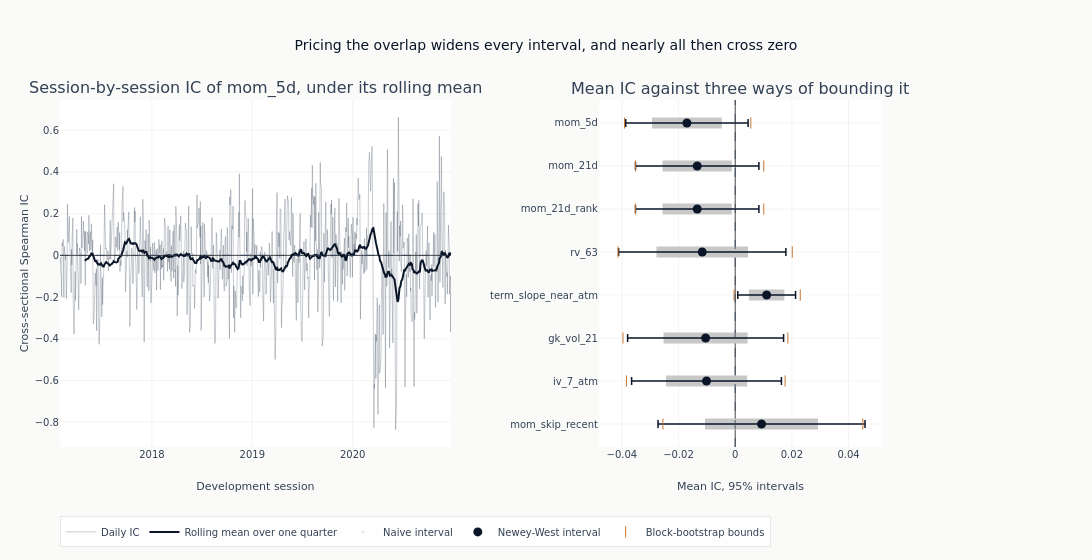

The notebook cell saved with this chart:
### Code cell
if leader:
    leader_series = (
        ic_timeseries[leader]
        .sort(DATE_COL)
        .with_columns(pl.col("ic").rolling_mean(IC_ROLLING_WINDOW).alias("rolling"))
    )
    interval_features = list(reversed(leaders))
    interval_means = [ic_uncertainty[name]["mean_ic"] for name in interval_features]
    fig = make_subplots(
        rows=1,
        cols=2,
        column_widths=[0.58, 0.42],
        subplot_titles=(
            f"Session-by-session IC of {leader}, under its rolling mean",
            "Mean IC against three ways of bounding it",
        ),
        horizontal_spacing=0.18,
    )
    _ = fig.add_trace(
        go.Scatter(
            x=leader_series[DATE_COL],
            y=leader_series["ic"],
            mode="lines",
            line={"color": COLORS["neutral"], "width": 0.6},
            opacity=0.45,
            name="Daily IC",
        ),
        row=1,
        col=1,
    )
    _ = fig.add_trace(
        go.Scatter(
            x=leader_series[DATE_COL],
            y=leader_series["rolling"],
            mode="lines",
            line={"color": COLORS["blue"], "width": 2},
            name="Rolling mean over one quarter",
        ),
        row=1,
        col=1,
    )
    _ = fig.add_hline(
        y=0, line={"color": COLORS["neutral"], "width": 0.8, "dash": "dash"}, row=1, col=1
    )
    _ = fig.add_trace(
        go.Scatter(
            x=interval_means,
            y=interval_features,
            mode="markers",
            marker={"color": COLORS["neutral"], "size": 1, "opacity": 0.0},
            error_x=interval_arms(interval_features, "ci_naive_lower", "ci_naive_upper")
            | {"color": GRAY_FILLS["tertiary"], "thickness": 11, "width": 0},
            name="Naive interval",
        ),
        row=1,
        col=2,
    )
    _ = fig.add_trace(
        go.Scatter(
            x=interval_means,
            y=interval_features,
            mode="markers",
            marker={"color": COLORS["blue"], "size": 9},
            error_x=interval_arms(interval_features, "ci_hac_lower", "ci_hac_upper")
            | {"color": COLORS["blue"], "thickness": 1.5},
            name="Newey-West interval",
        ),
        row=1,
        col=2,
    )
    _ = fig.add_trace(
        go.Scatter(
            x=[ic_uncertainty[name][bound] for name in interval_features for bound in BOOT_BOUNDS],
            y=[name for name in interval_features for _ in BOOT_BOUNDS],
            mode="markers",
            marker={"color": COLORS["copper"], "size": 8, "symbol": "line-ns-open"},
            name="Block-bootstrap bounds",
        ),
        row=1,
        col=2,
    )
    _ = fig.add_vline(
        x=0, line={"color": COLORS["neutral"], "width": 0.8, "dash": "dash"}, row=1, col=2
    )
    fig.update_layout(
        title="Pricing the overlap widens every interval, and nearly all then cross zero",
        height=560,
        width=1150,
        margin={"l": 60, "r": 210},
        legend={"orientation": "h", "y": -0.2},
    )
    fig.update_yaxes(title_text="Cross-sectional Spearman IC", row=1, col=1)
    fig.update_xaxes(title_text="Development session", row=1, col=1)
    fig.update_xaxes(title_text="Mean IC, 95% intervals", row=1, col=2)
    fig.show()

### Figure 1 — Plotly figure (JSON) as saved in the notebook; plotly's stock layout.template omitted (floating-point values rounded to 4 significant figures; data arrays with more than 128 entries replaced by an {"elided": "..."} marker saying what was removed)
{"data": [{"line": {"color": "#334155", "width": 0.6}, "mode": "lines", "name": "Daily IC", "opacity": 0.45, "type": "scatter", "x": {"elided": "982 str values"}, "xaxis": "x", "y": {"elided": "982 float values"}, "yaxis": "y"}, {"line": {"color": "#0a1628", "width": 2}, "mode": "lines", "name": "Rolling mean over one quarter", "type": "scatter", "x": {"elided": "982 str values"}, "xaxis": "x", "y": {"elided": "982 float values"}, "yaxis": "y"}, {"error_x": {"array": [0.01992, 0.01434, 0.01483, 0.006263, 0.01619, 0.01223, 0.01223, 0.01231], "arrayminus": [0.01992, 0.01434, 0.01483, 0.006263, 0.01619, 0.01223, 0.01223, 0.01231], "color": "#c8c8c8", "symmetric": false, "thickness": 11, "type": "data", "width": 0}, "marker": {"color": "#334155", "opacity": 0.0, "size": 1}, "mode": "markers", "name": "Naive interval", "type": "scatter", "x": [0.009295, -0.01012, -0.01044, 0.0111, -0.01163, -0.0134, -0.0134, -0.01704], "xaxis": "x2", "y": ["mom_skip_recent", "iv_7_atm", "gk_vol_21", "term_slope_near_atm", "rv_63", "mom_21d_rank", "mom_21d", "mom_5d"], "yaxis": "y2"}, {"error_x": {"array": [0.03652, 0.02643, 0.02752, 0.01019, 0.02951, 0.02177, 0.02177, 0.0216], "arrayminus": [0.03652, 0.02643, 0.02752, 0.01019, 0.02951, 0.02177, 0.02177, 0.0216], "color": "#0a1628", "symmetric": false, "thickness": 1.5, "type": "data"}, "marker": {"color": "#0a1628", "size": 9}, "mode": "markers", "name": "Newey-West interval", "type": "scatter", "x": [0.009295, -0.01012, -0.01044, 0.0111, -0.01163, -0.0134, -0.0134, -0.01704], "xaxis": "x2", "y": ["mom_skip_recent", "iv_7_atm", "gk_vol_21", "term_slope_near_atm", "rv_63", "mom_21d_rank", "mom_21d", "mom_5d"], "yaxis": "y2"}, {"marker": {"color": "#C87533", "size": 8, "symbol": "line-ns-open"}, "mode": "markers", "name": "Block-bootstrap bounds", "type": "scatter", "x": [-0.02551, 0.04505, -0.0384, 0.01761, -0.0396, 0.01859, -0.0003985, 0.02296, -0.04133, 0.02014, -0.03521, 0.01009, -0.03521, 0.01009, -0.03904, 0.005518], "xaxis": "x2", "y": ["mom_skip_recent", "mom_skip_recent", "iv_7_atm", "iv_7_atm", "gk_vol_21", "gk_vol_21", "term_slope_near_atm", "term_slope_near_atm", "rv_63", "rv_63", "mom_21d_rank", "mom_21d_rank", "mom_21d", "mom_21d", "mom_5d", "mom_5d"], "yaxis": "y2"}], "layout": {"annotations": [{"font": {"size": 16}, "showarrow": false, "text": "Session-by-session IC of mom_5d, under its rolling mean", "x": 0.2378, "xanchor": "center", "xref": "paper", "y": 1.0, "yanchor": "bottom", "yref": "paper"}, {"font": {"size": 16}, "showarrow": false, "text": "Mean IC against three ways of bounding it", "x": 0.8278, "xanchor": "center", "xref": "paper", "y": 1.0, "yanchor": "bottom", "yref": "paper"}], "height": 560, "legend": {"orientation": "h", "y": -0.2}, "margin": {"l": 60, "r": 210}, "shapes": [{"line": {"color": "#334155", "dash": "dash", "width": 0.8}, "type": "line", "x0": 0, "x1": 1, "xref": "x domain", "y0": 0, "y1": 0, "yref": "y"}, {"line": {"color": "#334155", "dash": "dash", "width": 0.8}, "type": "line", "x0": 0, "x1": 0, "xref": "x2", "y0": 0, "y1": 1, "yref": "y2 domain"}], "title": {"text": "Pricing the overlap widens every interval, and nearly all then cross zero"}, "width": 1150, "xaxis": {"anchor": "y", "domain": [0.0, 0.4756], "title": {"text": "Development session"}}, "xaxis2": {"anchor": "y2", "domain": [0.6556, 1.0], "title": {"text": "Mean IC, 95% intervals"}}, "yaxis": {"anchor": "x", "domain": [0.0, 1.0], "title": {"text": "Cross-sectional Spearman IC"}}, "yaxis2": {"anchor": "x2", "domain": [0.0, 1.0]}}}
